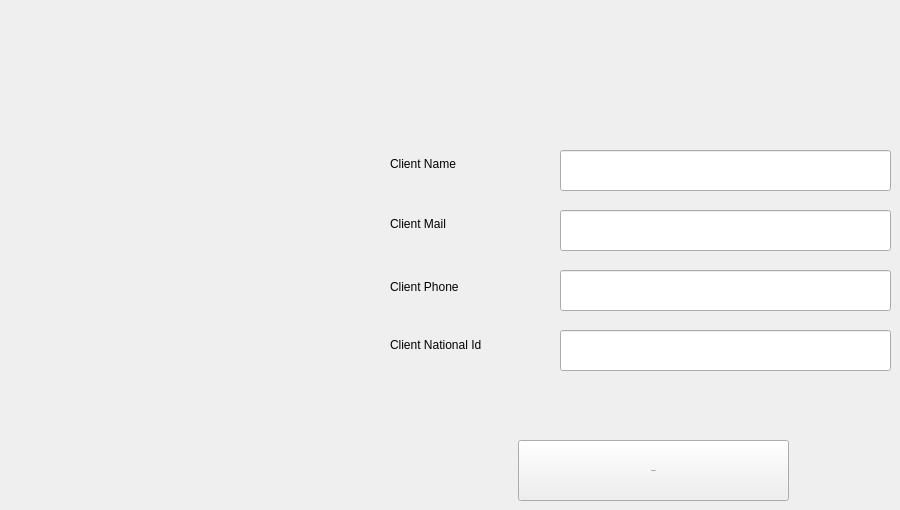
      <widget class="QWidget" name="add_client_stacked_page">
       <widget class="QLabel" name="label_28">
        <property name="geometry">
         <rect>
          <x>390</x>
          <y>324</y>
          <width>131</width>
          <height>41</height>
         </rect>
        </property>
        <property name="text">
         <string>Client National Id</string>
        </property>
       </widget>
       <widget class="QLineEdit" name="clientaddphone_line">
        <property name="geometry">
         <rect>
          <x>560</x>
          <y>270</y>
          <width>331</width>
          <height>41</height>
         </rect>
        </property>
        <property name="text">
         <string/>
        </property>
       </widget>
       <widget class="QLineEdit" name="clientaddname_line">
        <property name="geometry">
         <rect>
          <x>560</x>
          <y>150</y>
          <width>331</width>
          <height>41</height>
         </rect>
        </property>
       </widget>
       <widget class="QLineEdit" name="clientaddmail_line">
        <property name="geometry">
         <rect>
          <x>560</x>
          <y>210</y>
          <width>331</width>
          <height>41</height>
         </rect>
        </property>
       </widget>
       <widget class="QLabel" name="label_25">
        <property name="geometry">
         <rect>
          <x>390</x>
          <y>271</y>
          <width>101</width>
          <height>31</height>
         </rect>
        </property>
        <property name="text">
         <string>Client Phone</string>
        </property>
       </widget>
       <widget class="QLineEdit" name="clientaddnatid_line">
        <property name="geometry">
         <rect>
          <x>560</x>
          <y>330</y>
          <width>331</width>
          <height>41</height>
         </rect>
        </property>
       </widget>
       <widget class="QLabel" name="label_26">
        <property name="geometry">
         <rect>
          <x>390</x>
          <y>203</y>
          <width>101</width>
          <height>41</height>
         </rect>
        </property>
        <property name="text">
         <string>Client Mail</string>
        </property>
       </widget>
       <widget class="QLabel" name="label_24">
        <property name="geometry">
         <rect>
          <x>390</x>
          <y>143</y>
          <width>101</width>
          <height>41</height>
         </rect>
        </property>
        <property name="text">
         <string>Client Name</string>
        </property>
       </widget>
       <widget class="QPushButton" name="clientadd_btn">
        <property name="enabled">
         <bool>true</bool>
        </property>
        <property name="geometry">
         <rect>
          <x>518</x>
          <y>440</y>
          <width>271</width>
          <height>61</height>
         </rect>
        </property>
        <property name="font">
         <font>
          <pointsize>-1</pointsize>
         </font>
        </property>
        <property name="cursor">
         <cursorShape>PointingHandCursor</cursorShape>
        </property>
        <property name="text">
         <string>Add Client</string>
        </property>
        <property name="icon">
         <iconset resource="file.qrc">
          <normaloff>:/photos/add (1).png</normaloff>:/photos/add (1).png</iconset>
        </property>
        <property name="iconSize">
         <size>
          <width>25</width>
          <height>25</height>
         </size>
        </property>
       </widget>
      </widget>
